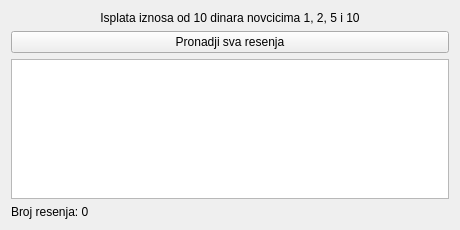
<?xml version="1.0" encoding="UTF-8"?>
<ui version="4.0">
 <class>NovciciForm</class>
 <widget class="QWidget" name="NovciciForm">
  <property name="geometry">
   <rect>
    <x>0</x>
    <y>0</y>
    <width>460</width>
    <height>230</height>
   </rect>
  </property>
  <property name="windowTitle">
   <string>Kombinacije novcica</string>
  </property>
  <layout class="QVBoxLayout" name="verticalLayout">
   <item>
    <widget class="QLabel" name="labelTitle">
     <property name="text">
      <string>Isplata iznosa od 10 dinara novcicima 1, 2, 5 i 10</string>
     </property>
     <property name="alignment">
      <set>Qt::AlignCenter</set>
     </property>
    </widget>
   </item>
   <item>
    <widget class="QPushButton" name="buttonSolve">
     <property name="text">
      <string>Pronadji sva resenja</string>
     </property>
    </widget>
   </item>
   <item>
    <widget class="QTableWidget" name="tableSolutions">
     <property name="editTriggers">
      <set>QAbstractItemView::NoEditTriggers</set>
     </property>
    </widget>
   </item>
   <item>
    <widget class="QLabel" name="labelStatus">
     <property name="text">
      <string>Broj resenja: 0</string>
     </property>
    </widget>
   </item>
  </layout>
 </widget>
 <resources/>
 <connections/>
</ui>
